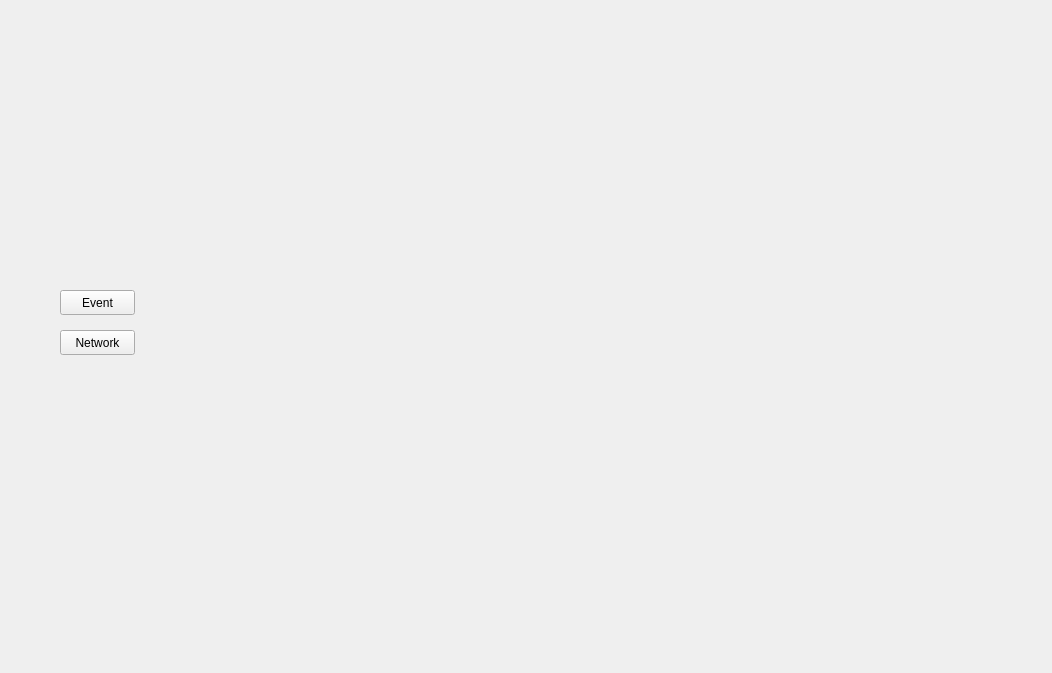
<?xml version="1.0" encoding="UTF-8"?>
<ui version="4.0">
 <class>Form</class>
 <widget class="QWidget" name="Form">
  <property name="geometry">
   <rect>
    <x>0</x>
    <y>0</y>
    <width>1052</width>
    <height>673</height>
   </rect>
  </property>
  <property name="minimumSize">
   <size>
    <width>760</width>
    <height>490</height>
   </size>
  </property>
  <property name="baseSize">
   <size>
    <width>760</width>
    <height>500</height>
   </size>
  </property>
  <property name="windowTitle">
   <string>Form</string>
  </property>
  <widget class="QPushButton" name="pushButton">
   <property name="geometry">
    <rect>
     <x>60</x>
     <y>330</y>
     <width>75</width>
     <height>25</height>
    </rect>
   </property>
   <property name="text">
    <string>Network</string>
   </property>
  </widget>
  <widget class="PyDMEmbeddedDisplay" name="PyDMEmbeddedDisplay">
   <property name="geometry">
    <rect>
     <x>180</x>
     <y>30</y>
     <width>821</width>
     <height>621</height>
    </rect>
   </property>
   <property name="toolTip">
    <string/>
   </property>
   <property name="whatsThis">
    <string/>
   </property>
  </widget>
  <widget class="QPushButton" name="pushButton_2">
   <property name="geometry">
    <rect>
     <x>60</x>
     <y>290</y>
     <width>75</width>
     <height>25</height>
    </rect>
   </property>
   <property name="text">
    <string>Event</string>
   </property>
  </widget>
 </widget>
 <customwidgets>
  <customwidget>
   <class>PyDMEmbeddedDisplay</class>
   <extends>QFrame</extends>
   <header>pydm.widgets.embedded_display</header>
  </customwidget>
 </customwidgets>
 <resources/>
 <connections/>
</ui>
